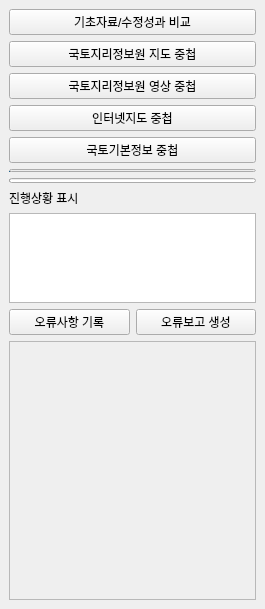
<?xml version="1.0" encoding="UTF-8"?>
<ui version="4.0">
 <class>NgiiDataUtilsDockWidgetBase</class>
 <widget class="QDockWidget" name="NgiiDataUtilsDockWidgetBase">
  <property name="geometry">
   <rect>
    <x>0</x>
    <y>0</y>
    <width>265</width>
    <height>609</height>
   </rect>
  </property>
  <property name="windowTitle">
   <string>공간정보 중첩 검사 툴</string>
  </property>
  <widget class="QWidget" name="dockWidgetContents">
   <layout class="QGridLayout" name="gridLayout">
    <item row="0" column="0">
     <widget class="QSplitter" name="splitter">
      <property name="orientation">
       <enum>Qt::Horizontal</enum>
      </property>
      <widget class="QPushButton" name="btnAutoDetect">
       <property name="toolTip">
        <string>수주시 받은 기초자료와 납품할 수정성과물 자동비교</string>
       </property>
       <property name="text">
        <string>기초자료/수정성과 비교</string>
       </property>
      </widget>
     </widget>
    </item>
    <item row="1" column="0">
     <widget class="QPushButton" name="btnLoadVector">
      <property name="toolTip">
       <string>GeoPackage, Shape, Dxf, 온맵 등 지도 불러오기</string>
      </property>
      <property name="text">
       <string>국토지리정보원 지도 중첩</string>
      </property>
     </widget>
    </item>
    <item row="2" column="0">
     <widget class="QPushButton" name="btnLoadImage">
      <property name="toolTip">
       <string>IMG, Tif 등 영상자료 불러오기</string>
      </property>
      <property name="text">
       <string>국토지리정보원 영상 중첩</string>
      </property>
     </widget>
    </item>
    <item row="3" column="0">
     <widget class="QPushButton" name="btnLoadTms">
      <property name="toolTip">
       <string>국가인터넷지도, 다음지도, 네이버지도, OSM 불러오기</string>
      </property>
      <property name="text">
       <string>인터넷지도 중첩</string>
      </property>
     </widget>
    </item>
    <item row="4" column="0">
     <widget class="QPushButton" name="btnLoadBaseMap">
      <property name="toolTip">
       <string>국토기본정보 최신 자료 불러오기</string>
      </property>
      <property name="text">
       <string>국토기본정보 중첩</string>
      </property>
     </widget>
    </item>
    <item row="5" column="0">
     <widget class="QProgressBar" name="prgSub">
      <property name="minimumSize">
       <size>
        <width>0</width>
        <height>3</height>
       </size>
      </property>
      <property name="maximumSize">
       <size>
        <width>16777215</width>
        <height>3</height>
       </size>
      </property>
      <property name="value">
       <number>0</number>
      </property>
      <property name="textVisible">
       <bool>false</bool>
      </property>
     </widget>
    </item>
    <item row="6" column="0">
     <widget class="QProgressBar" name="prgMain">
      <property name="minimumSize">
       <size>
        <width>0</width>
        <height>5</height>
       </size>
      </property>
      <property name="maximumSize">
       <size>
        <width>16777215</width>
        <height>5</height>
       </size>
      </property>
      <property name="value">
       <number>0</number>
      </property>
      <property name="textVisible">
       <bool>false</bool>
      </property>
     </widget>
    </item>
    <item row="7" column="0">
     <widget class="QLabel" name="lblStatus">
      <property name="enabled">
       <bool>true</bool>
      </property>
      <property name="maximumSize">
       <size>
        <width>280</width>
        <height>16777215</height>
       </size>
      </property>
      <property name="text">
       <string>진행상황 표시</string>
      </property>
     </widget>
    </item>
    <item row="8" column="0">
     <widget class="QPlainTextEdit" name="editLog">
      <property name="minimumSize">
       <size>
        <width>0</width>
        <height>50</height>
       </size>
      </property>
      <property name="maximumSize">
       <size>
        <width>16777215</width>
        <height>90</height>
       </size>
      </property>
      <property name="autoFillBackground">
       <bool>false</bool>
      </property>
      <property name="readOnly">
       <bool>true</bool>
      </property>
      <property name="backgroundVisible">
       <bool>false</bool>
      </property>
     </widget>
    </item>
    <item row="9" column="0">
     <layout class="QHBoxLayout" name="horizontalLayout">
      <item>
       <widget class="QPushButton" name="btnReportError">
        <property name="toolTip">
         <string>발견된 오류사항을 캡처하고 내용 기록</string>
        </property>
        <property name="text">
         <string>오류사항 기록</string>
        </property>
       </widget>
      </item>
      <item>
       <widget class="QPushButton" name="btnMakeReport">
        <property name="toolTip">
         <string>오류보고를 PDF 파일로 생성</string>
        </property>
        <property name="text">
         <string>오류보고 생성</string>
        </property>
       </widget>
      </item>
     </layout>
    </item>
    <item row="10" column="0">
     <widget class="QScrollArea" name="scrollArea">
      <property name="sizePolicy">
       <sizepolicy hsizetype="Expanding" vsizetype="Expanding">
        <horstretch>0</horstretch>
        <verstretch>0</verstretch>
       </sizepolicy>
      </property>
      <property name="widgetResizable">
       <bool>true</bool>
      </property>
      <property name="alignment">
       <set>Qt::AlignHCenter|Qt::AlignTop</set>
      </property>
      <widget class="QWidget" name="scrollAreaWidgetContents">
       <property name="geometry">
        <rect>
         <x>0</x>
         <y>0</y>
         <width>245</width>
         <height>257</height>
        </rect>
       </property>
       <layout class="QGridLayout" name="gridLayout_2">
        <item row="0" column="0">
         <spacer name="verticalSpacer">
          <property name="orientation">
           <enum>Qt::Vertical</enum>
          </property>
          <property name="sizeHint" stdset="0">
           <size>
            <width>20</width>
            <height>40</height>
           </size>
          </property>
         </spacer>
        </item>
       </layout>
      </widget>
     </widget>
    </item>
   </layout>
  </widget>
 </widget>
 <resources/>
 <connections/>
</ui>
